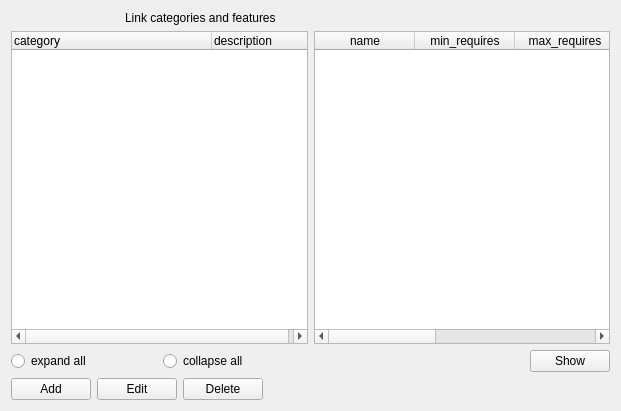
<?xml version="1.0" encoding="UTF-8"?>
<ui version="4.0">
 <class>categories_features_form</class>
 <widget class="QWidget" name="categories_features_form">
  <property name="geometry">
   <rect>
    <x>0</x>
    <y>0</y>
    <width>621</width>
    <height>411</height>
   </rect>
  </property>
  <property name="windowTitle">
   <string>Link categories and features</string>
  </property>
  <layout class="QGridLayout" name="gridLayout">
   <item row="5" column="0">
    <layout class="QHBoxLayout" name="horizontalLayout">
     <item>
      <widget class="QPushButton" name="add">
       <property name="text">
        <string>Add</string>
       </property>
       <property name="form" stdset="0">
        <string notr="true">categories_features_add</string>
       </property>
       <property name="global.categoryState" stdset="0">
        <string notr="true">{category.state}</string>
       </property>
       <property name="global.category_id" stdset="0">
        <string>{category.id}</string>
       </property>
       <property name="global.CategoryFeatureState" stdset="0">
        <string>{CategoryFeature.state}</string>
       </property>
      </widget>
     </item>
     <item>
      <widget class="QPushButton" name="add_3">
       <property name="text">
        <string>Edit</string>
       </property>
       <property name="form" stdset="0">
        <string notr="true">categories_features_edit</string>
       </property>
       <property name="global.categoryState" stdset="0">
        <string notr="true">{category.state}</string>
       </property>
       <property name="global.category_id" stdset="0">
        <string>{category.id}</string>
       </property>
       <property name="global.CategoryFeatureState" stdset="0">
        <string>{CategoryFeature.state}</string>
       </property>
       <property name="global.feature_id" stdset="0">
        <string>{CategoryFeature.id}</string>
       </property>
      </widget>
     </item>
     <item>
      <widget class="QPushButton" name="add_2">
       <property name="text">
        <string>Delete</string>
       </property>
       <property name="form" stdset="0">
        <string notr="true">categories_features</string>
       </property>
       <property name="global.categoryState" stdset="0">
        <string notr="true">{category.state}</string>
       </property>
       <property name="doctype" stdset="0">
        <string notr="true">CategoryFeature.simpleform</string>
       </property>
       <property name="rootelement" stdset="0">
        <string notr="true">CategoryFeature</string>
       </property>
       <property name="action" stdset="0">
        <string notr="true">delete</string>
       </property>
       <property name="global.CategoryFeatureState" stdset="0">
        <string>{CategoryFeature.state}</string>
       </property>
       <property name="category_id" stdset="0">
        <string>{category.id}</string>
       </property>
       <property name="feature_id" stdset="0">
        <string>{CategoryFeature.id}</string>
       </property>
      </widget>
     </item>
     <item>
      <spacer name="horizontalSpacer">
       <property name="orientation">
        <enum>Qt::Horizontal</enum>
       </property>
       <property name="sizeHint" stdset="0">
        <size>
         <width>40</width>
         <height>20</height>
        </size>
       </property>
      </spacer>
     </item>
    </layout>
   </item>
   <item row="0" column="0">
    <layout class="QHBoxLayout" name="horizontalLayout_2">
     <item>
      <widget class="QLabel" name="label_2">
       <property name="maximumSize">
        <size>
         <width>32</width>
         <height>32</height>
        </size>
       </property>
       <property name="text">
        <string/>
       </property>
       <property name="pixmap">
        <pixmap resource="../qtclient.qrc">:/images/folders.png</pixmap>
       </property>
      </widget>
     </item>
     <item>
      <widget class="QLabel" name="label_3">
       <property name="maximumSize">
        <size>
         <width>32</width>
         <height>32</height>
        </size>
       </property>
       <property name="text">
        <string/>
       </property>
       <property name="pixmap">
        <pixmap resource="../qtclient.qrc">:/images/link.png</pixmap>
       </property>
      </widget>
     </item>
     <item>
      <widget class="QLabel" name="label_4">
       <property name="maximumSize">
        <size>
         <width>32</width>
         <height>32</height>
        </size>
       </property>
       <property name="text">
        <string/>
       </property>
       <property name="pixmap">
        <pixmap resource="../qtclient.qrc">:/images/chart_organisation.png</pixmap>
       </property>
      </widget>
     </item>
     <item>
      <widget class="QLabel" name="label">
       <property name="text">
        <string>Link categories and features</string>
       </property>
      </widget>
     </item>
    </layout>
   </item>
   <item row="2" column="0">
    <layout class="QGridLayout" name="gridLayout_2">
     <item row="1" column="0">
      <layout class="QHBoxLayout" name="horizontalLayout_3">
       <item>
        <widget class="QRadioButton" name="ignore_expand_cats">
         <property name="text">
          <string>expand all</string>
         </property>
        </widget>
       </item>
       <item>
        <widget class="QRadioButton" name="ignore_collapse_cats">
         <property name="text">
          <string>collapse all</string>
         </property>
        </widget>
       </item>
      </layout>
     </item>
     <item row="0" column="2">
      <widget class="QTableWidget" name="CategoryFeature">
       <property name="editTriggers">
        <set>QAbstractItemView::NoEditTriggers</set>
       </property>
       <property name="selectionMode">
        <enum>QAbstractItemView::SingleSelection</enum>
       </property>
       <property name="selectionBehavior">
        <enum>QAbstractItemView::SelectRows</enum>
       </property>
       <property name="doctype" stdset="0">
        <string>CategoryFeatureListRequest.simpleform</string>
       </property>
       <property name="rootelement" stdset="0">
        <string>CategoryFeature</string>
       </property>
       <property name="state" stdset="0">
        <string>{global.CategoryFeatureState}</string>
       </property>
       <property name="category_id" stdset="0">
        <string>{category.id}</string>
       </property>
       <property name="action" stdset="0">
        <string notr="true">read</string>
       </property>
       <column>
        <property name="text">
         <string>name</string>
        </property>
       </column>
       <column>
        <property name="text">
         <string>min_requires</string>
        </property>
       </column>
       <column>
        <property name="text">
         <string>max_requires</string>
        </property>
       </column>
       <column>
        <property name="text">
         <string>min_provides</string>
        </property>
       </column>
       <column>
        <property name="text">
         <string>max_provides</string>
        </property>
       </column>
      </widget>
     </item>
     <item row="0" column="0">
      <widget class="QTreeWidget" name="category">
       <property name="itemsExpandable">
        <bool>true</bool>
       </property>
       <property name="doctype" stdset="0">
        <string notr="true">CategoryHierarchyRequest.simpleform</string>
       </property>
       <property name="rootelement" stdset="0">
        <string>category</string>
       </property>
       <property name="state" stdset="0">
        <string notr="true">{global.categoryState}</string>
       </property>
       <property name="action" stdset="0">
        <string notr="true">read</string>
       </property>
       <attribute name="headerDefaultSectionSize">
        <number>200</number>
       </attribute>
       <column>
        <property name="text">
         <string>category</string>
        </property>
       </column>
       <column>
        <property name="text">
         <string>description</string>
        </property>
       </column>
      </widget>
     </item>
     <item row="1" column="2">
      <layout class="QHBoxLayout" name="horizontalLayout_4">
       <item>
        <spacer name="horizontalSpacer_2">
         <property name="orientation">
          <enum>Qt::Horizontal</enum>
         </property>
         <property name="sizeHint" stdset="0">
          <size>
           <width>40</width>
           <height>20</height>
          </size>
         </property>
        </spacer>
       </item>
       <item>
        <widget class="QPushButton" name="pushButton">
         <property name="enabled">
          <bool>true</bool>
         </property>
         <property name="text">
          <string>Show</string>
         </property>
         <property name="action" stdset="0">
          <string>CategoryFeature.reload</string>
         </property>
        </widget>
       </item>
      </layout>
     </item>
    </layout>
   </item>
  </layout>
 </widget>
 <tabstops>
  <tabstop>category</tabstop>
  <tabstop>ignore_expand_cats</tabstop>
  <tabstop>ignore_collapse_cats</tabstop>
  <tabstop>CategoryFeature</tabstop>
  <tabstop>pushButton</tabstop>
  <tabstop>add</tabstop>
  <tabstop>add_3</tabstop>
  <tabstop>add_2</tabstop>
 </tabstops>
 <resources>
  <include location="../qtclient.qrc"/>
  <include location="../qtclient.qrc"/>
 </resources>
 <connections>
  <connection>
   <sender>ignore_expand_cats</sender>
   <signal>clicked()</signal>
   <receiver>category</receiver>
   <slot>expandAll()</slot>
   <hints>
    <hint type="sourcelabel">
     <x>66</x>
     <y>364</y>
    </hint>
    <hint type="destinationlabel">
     <x>47</x>
     <y>172</y>
    </hint>
   </hints>
  </connection>
  <connection>
   <sender>ignore_collapse_cats</sender>
   <signal>clicked()</signal>
   <receiver>category</receiver>
   <slot>collapseAll()</slot>
   <hints>
    <hint type="sourcelabel">
     <x>306</x>
     <y>364</y>
    </hint>
    <hint type="destinationlabel">
     <x>159</x>
     <y>172</y>
    </hint>
   </hints>
  </connection>
  <connection>
   <sender>category</sender>
   <signal>itemSelectionChanged()</signal>
   <receiver>pushButton</receiver>
   <slot>click()</slot>
   <hints>
    <hint type="sourcelabel">
     <x>117</x>
     <y>130</y>
    </hint>
    <hint type="destinationlabel">
     <x>609</x>
     <y>367</y>
    </hint>
   </hints>
  </connection>
  <connection>
   <sender>CategoryFeature</sender>
   <signal>doubleClicked(QModelIndex)</signal>
   <receiver>add_3</receiver>
   <slot>click()</slot>
   <hints>
    <hint type="sourcelabel">
     <x>396</x>
     <y>209</y>
    </hint>
    <hint type="destinationlabel">
     <x>124</x>
     <y>391</y>
    </hint>
   </hints>
  </connection>
 </connections>
</ui>
